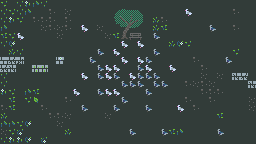

Tiled map render using the project's own tile images. Description and the whole map definition, tile-layer contents included, below:
An orthogonal 32x18 tile map with 8x8 px tiles, 2 tile layers (fondo, Pasto).

<map version="1.10" tiledversion="1.11.0" orientation="orthogonal" renderorder="right-down" width="32" height="18" tilewidth="8" tileheight="8" infinite="0" nextlayerid="3" nextobjectid="1">
 <tileset firstgid="1" source="tileset_mascara.tsx" />
 <layer id="1" name="fondo" width="32" height="18">
  <data encoding="csv">
1,1,1,1,1,1,1,1,1,1,1,1,1,1,1,1,1,1,1,1,1,1,1,1,1,1,1,1,1,1,1,1,
1,1,1,1,1,1,1,1,1,1,1,1,1,1,1,1,1,1,1,1,1,1,1,1,1,1,1,1,1,1,1,1,
1,1,1,1,1,1,1,1,1,1,1,1,1,1,1,1,1,1,1,1,1,1,1,1,1,1,1,1,1,1,1,1,
1,1,1,1,1,1,1,1,1,1,1,1,1,1,1,1,1,1,1,1,1,1,1,1,1,1,1,1,1,1,1,1,
1,1,1,1,1,1,1,1,1,1,1,1,1,1,1,1,1,1,1,1,1,1,1,1,1,1,1,1,1,1,1,1,
1,1,1,1,1,1,1,1,1,1,1,1,1,1,1,1,1,1,1,1,1,1,1,1,1,1,1,1,1,1,1,1,
1,1,1,1,1,1,1,1,1,1,1,1,1,1,1,1,1,1,1,1,1,1,1,1,1,1,1,1,1,1,1,1,
1,1,1,1,1,1,1,1,1,1,1,1,1,1,1,1,1,1,1,1,1,1,1,1,1,1,1,1,1,1,1,1,
1,1,1,1,1,1,1,1,1,1,1,1,1,1,1,1,1,1,1,1,1,1,1,1,1,1,1,1,1,1,1,1,
1,1,1,1,1,1,1,1,1,1,1,1,1,1,1,1,1,1,1,1,1,1,1,1,1,1,1,1,1,1,1,1,
1,1,1,1,1,1,1,1,1,1,1,1,1,1,1,1,1,1,1,1,1,1,1,1,1,1,1,1,1,1,1,1,
1,1,1,1,1,1,1,1,1,1,1,1,1,1,1,1,1,1,1,1,1,1,1,1,1,1,1,1,1,1,1,1,
1,1,1,1,1,1,1,1,1,1,1,1,1,1,1,1,1,1,1,1,1,1,1,1,1,1,1,1,1,1,1,1,
1,1,1,1,1,1,1,1,1,1,1,1,1,1,1,1,1,1,1,1,1,1,1,1,1,1,1,1,1,1,1,1,
1,1,1,1,1,1,1,1,1,1,1,1,1,1,1,1,1,1,1,1,1,1,1,1,1,1,1,1,1,1,1,1,
1,1,1,1,1,1,1,1,1,1,1,1,1,1,1,1,1,1,1,1,1,1,1,1,1,1,1,1,1,1,1,1,
1,1,1,1,1,1,1,1,1,1,1,1,1,1,1,1,1,1,1,1,1,1,1,1,1,1,1,1,1,1,1,1,
1,1,1,1,1,1,1,1,1,1,1,1,1,1,1,1,1,1,1,1,1,1,1,1,1,1,1,1,1,1,1,1
</data>
 </layer>
 <layer id="2" name="Pasto" width="32" height="18">
  <data encoding="csv">
5,0,3,6,4,3,0,0,0,0,0,0,0,0,0,0,0,0,0,0,0,0,0,0,0,0,0,0,0,0,0,0,
3,5,3,4,0,0,17,0,18,0,0,0,0,0,52,53,54,55,0,0,0,0,0,36,0,0,0,0,0,17,0,0,
3,6,5,0,17,17,17,0,17,0,0,0,0,0,68,69,70,71,0,9,17,0,0,0,0,0,0,0,0,0,0,0,
4,0,0,0,0,18,17,18,17,0,36,0,18,0,0,85,86,87,0,9,2,0,0,0,0,0,35,0,0,17,0,0,
2,5,36,0,0,0,0,18,0,0,0,0,0,18,2,101,19,20,0,35,0,0,0,0,0,0,0,0,0,0,0,0,
3,10,0,0,0,0,0,0,0,0,0,0,0,0,0,36,0,36,0,0,0,9,10,5,0,0,0,0,0,0,0,0,
0,9,3,0,0,0,0,0,0,0,0,0,35,0,36,0,0,0,0,35,0,0,0,0,0,0,0,0,0,5,0,0,
27,29,12,0,0,0,0,31,0,0,0,35,0,0,0,36,0,36,35,0,0,0,0,0,17,0,0,0,35,0,0,0,
29,13,0,0,14,14,0,0,0,0,0,0,35,36,36,0,0,35,36,0,0,36,0,0,0,17,0,0,0,0,0,0,
3,0,0,0,0,0,0,0,0,0,36,0,35,36,35,0,36,35,35,35,0,0,0,0,0,18,0,18,0,13,29,0,
3,0,0,0,0,0,0,0,0,0,0,0,0,0,0,35,35,35,0,35,35,0,0,17,18,17,18,0,0,0,0,13,
6,5,0,4,2,0,0,0,0,36,0,0,35,36,36,0,0,0,35,0,0,0,0,0,0,17,17,17,0,0,0,0,
0,2,0,5,8,0,0,0,17,0,0,0,0,0,0,35,0,0,0,0,0,0,0,17,0,0,17,0,0,0,0,18,
17,2,0,0,0,17,0,0,0,0,35,0,0,0,35,0,0,0,35,0,0,0,36,0,17,0,0,0,0,0,0,18,
9,0,0,0,0,0,17,17,18,0,0,0,0,18,0,0,0,0,0,0,0,0,0,0,0,0,0,2,0,0,0,0,
4,4,5,10,0,0,0,18,0,0,0,0,0,0,0,0,0,0,0,0,0,0,0,0,0,0,0,0,0,0,0,0,
18,5,7,0,0,0,0,0,9,0,0,0,0,0,0,0,35,0,0,0,35,2,4,0,0,0,0,35,0,0,0,0,
3,6,6,10,0,7,0,0,0,0,0,0,0,0,0,0,0,0,0,0,0,0,0,0,0,0,0,0,0,0,0,0
</data>
 </layer>
</map>
